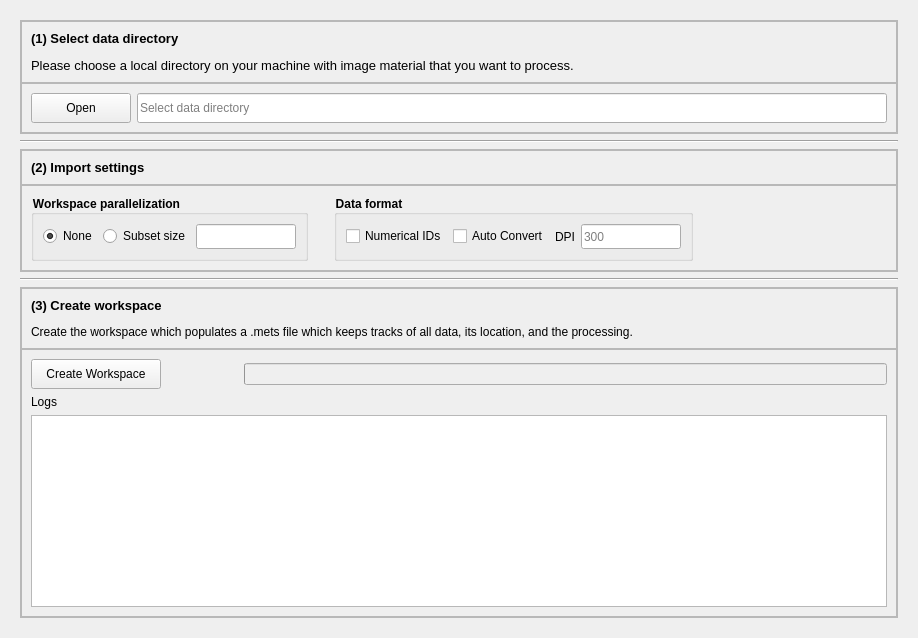
      <widget class="QWidget" name="importTab">
       <attribute name="icon">
        <iconset resource="resources.qrc">
         <normaloff>:/icons/cil-note-add.svg</normaloff>:/icons/cil-note-add.svg</iconset>
       </attribute>
       <attribute name="title">
        <string>Import</string>
       </attribute>
       <layout class="QHBoxLayout" name="horizontalLayout_2">
        <item>
         <widget class="QWidget" name="dataWidgets" native="true">
          <property name="styleSheet">
           <string notr="true"/>
          </property>
          <layout class="QVBoxLayout" name="verticalLayout_5">
           <item>
            <widget class="QFrame" name="row1">
             <property name="sizePolicy">
              <sizepolicy hsizetype="Preferred" vsizetype="Preferred">
               <horstretch>0</horstretch>
               <verstretch>0</verstretch>
              </sizepolicy>
             </property>
             <property name="styleSheet">
              <string notr="true"/>
             </property>
             <property name="frameShape">
              <enum>QFrame::StyledPanel</enum>
             </property>
             <property name="frameShadow">
              <enum>QFrame::Raised</enum>
             </property>
             <layout class="QVBoxLayout" name="verticalLayout_2" stretch="0,0">
              <property name="spacing">
               <number>0</number>
              </property>
              <property name="leftMargin">
               <number>0</number>
              </property>
              <property name="topMargin">
               <number>0</number>
              </property>
              <property name="rightMargin">
               <number>0</number>
              </property>
              <property name="bottomMargin">
               <number>0</number>
              </property>
              <item>
               <widget class="QFrame" name="row1_title">
                <property name="frameShape">
                 <enum>QFrame::StyledPanel</enum>
                </property>
                <property name="frameShadow">
                 <enum>QFrame::Raised</enum>
                </property>
                <layout class="QVBoxLayout" name="verticalLayout_4">
                 <item>
                  <widget class="QLabel" name="labelDataSel">
                   <property name="text">
                    <string>&lt;html&gt;&lt;head/&gt;&lt;body&gt;&lt;p&gt;&lt;span style=&quot; font-size:10pt; font-weight:700;&quot;&gt;(1) Select data directory&lt;/span&gt;&lt;/p&gt;&lt;p&gt;&lt;span style=&quot; font-size:10pt;&quot;&gt;Please choose a local directory on your machine with image material that you want to process.&lt;/span&gt;&lt;/p&gt;&lt;/body&gt;&lt;/html&gt;</string>
                   </property>
                  </widget>
                 </item>
                </layout>
               </widget>
              </item>
              <item>
               <widget class="QFrame" name="row1_content">
                <property name="minimumSize">
                 <size>
                  <width>876</width>
                  <height>50</height>
                 </size>
                </property>
                <property name="frameShape">
                 <enum>QFrame::StyledPanel</enum>
                </property>
                <property name="frameShadow">
                 <enum>QFrame::Raised</enum>
                </property>
                <layout class="QHBoxLayout" name="horizontalLayout">
                 <property name="spacing">
                  <number>6</number>
                 </property>
                 <property name="leftMargin">
                  <number>9</number>
                 </property>
                 <property name="topMargin">
                  <number>9</number>
                 </property>
                 <property name="rightMargin">
                  <number>9</number>
                 </property>
                 <property name="bottomMargin">
                  <number>9</number>
                 </property>
                 <item>
                  <layout class="QGridLayout" name="gridLayout_2">
                   <item row="0" column="1">
                    <widget class="QLineEdit" name="lineEditDataSel">
                     <property name="minimumSize">
                      <size>
                       <width>0</width>
                       <height>30</height>
                      </size>
                     </property>
                     <property name="font">
                      <font>
                       <italic>false</italic>
                      </font>
                     </property>
                     <property name="toolTip">
                      <string>&lt;html&gt;&lt;head/&gt;&lt;body&gt;&lt;p&gt;&lt;span style=&quot; font-size:10pt;&quot;&gt;- The directory is allowed to have nested folders and will be searched recursively. &lt;/span&gt;&lt;/p&gt;&lt;p&gt;&lt;span style=&quot; font-size:10pt;&quot;&gt;- All data within the directory will be assigned to a dedicated workspace. Please structure your image material accordingly.&lt;/span&gt;&lt;/p&gt;&lt;/body&gt;&lt;/html&gt;</string>
                     </property>
                     <property name="autoFillBackground">
                      <bool>false</bool>
                     </property>
                     <property name="dragEnabled">
                      <bool>false</bool>
                     </property>
                     <property name="placeholderText">
                      <string>Select data directory</string>
                     </property>
                     <property name="cursorMoveStyle">
                      <enum>Qt::LogicalMoveStyle</enum>
                     </property>
                     <property name="clearButtonEnabled">
                      <bool>true</bool>
                     </property>
                    </widget>
                   </item>
                   <item row="0" column="0">
                    <widget class="QPushButton" name="pushButtonDataSel">
                     <property name="sizePolicy">
                      <sizepolicy hsizetype="Fixed" vsizetype="Fixed">
                       <horstretch>0</horstretch>
                       <verstretch>0</verstretch>
                      </sizepolicy>
                     </property>
                     <property name="minimumSize">
                      <size>
                       <width>100</width>
                       <height>30</height>
                      </size>
                     </property>
                     <property name="maximumSize">
                      <size>
                       <width>100</width>
                       <height>30</height>
                      </size>
                     </property>
                     <property name="text">
                      <string>Open</string>
                     </property>
                     <property name="icon">
                      <iconset>
                       <normaloff>:/icons/images/icons/cil-folder-open.png</normaloff>:/icons/images/icons/cil-folder-open.png</iconset>
                     </property>
                    </widget>
                   </item>
                  </layout>
                 </item>
                </layout>
               </widget>
              </item>
             </layout>
            </widget>
           </item>
           <item>
            <widget class="Line" name="line">
             <property name="orientation">
              <enum>Qt::Horizontal</enum>
             </property>
            </widget>
           </item>
           <item>
            <widget class="QFrame" name="row2">
             <property name="enabled">
              <bool>true</bool>
             </property>
             <property name="frameShape">
              <enum>QFrame::StyledPanel</enum>
             </property>
             <property name="frameShadow">
              <enum>QFrame::Raised</enum>
             </property>
             <layout class="QVBoxLayout" name="verticalLayout_6">
              <property name="spacing">
               <number>0</number>
              </property>
              <property name="leftMargin">
               <number>0</number>
              </property>
              <property name="topMargin">
               <number>0</number>
              </property>
              <property name="rightMargin">
               <number>0</number>
              </property>
              <property name="bottomMargin">
               <number>0</number>
              </property>
              <item>
               <widget class="QFrame" name="row2_title">
                <property name="enabled">
                 <bool>true</bool>
                </property>
                <property name="frameShape">
                 <enum>QFrame::StyledPanel</enum>
                </property>
                <property name="frameShadow">
                 <enum>QFrame::Raised</enum>
                </property>
                <layout class="QVBoxLayout" name="verticalLayout_7">
                 <item>
                  <widget class="QLabel" name="labelWSPrep">
                   <property name="enabled">
                    <bool>true</bool>
                   </property>
                   <property name="text">
                    <string>&lt;html&gt;&lt;head/&gt;&lt;body&gt;&lt;p&gt;&lt;span style=&quot; font-size:10pt; font-weight:700;&quot;&gt;(2) Import settings&lt;/span&gt;&lt;/p&gt;&lt;/body&gt;&lt;/html&gt;</string>
                   </property>
                  </widget>
                 </item>
                </layout>
               </widget>
              </item>
              <item>
               <widget class="QFrame" name="row2_content">
                <property name="frameShape">
                 <enum>QFrame::StyledPanel</enum>
                </property>
                <property name="frameShadow">
                 <enum>QFrame::Raised</enum>
                </property>
                <layout class="QHBoxLayout" name="horizontalLayout_6">
                 <item>
                  <widget class="QGroupBox" name="groupBoxWSSep">
                   <property name="minimumSize">
                    <size>
                     <width>0</width>
                     <height>0</height>
                    </size>
                   </property>
                   <property name="toolTip">
                    <string>&lt;html&gt;&lt;head/&gt;&lt;body&gt;&lt;p&gt;&lt;span style=&quot; font-weight:400;&quot;&gt;&lt;br/&gt;Some steps in the processing workflow might fail if your local resources do not meet the hardware requirements. &lt;/span&gt;&lt;/p&gt;&lt;p&gt;&lt;span style=&quot; font-weight:400;&quot;&gt;Some problems can be alleviated by workflow parallelization where the data is separate into several chunks each processed individually. &lt;/span&gt;&lt;/p&gt;&lt;/body&gt;&lt;/html&gt;</string>
                   </property>
                   <property name="styleSheet">
                    <string notr="true">QGroupBox
{
    font-size: 12px;
    font-weight: bold;
}</string>
                   </property>
                   <property name="title">
                    <string>Workspace parallelization</string>
                   </property>
                   <layout class="QHBoxLayout" name="horizontalLayout_7">
                    <item alignment="Qt::AlignLeft">
                     <widget class="QRadioButton" name="radioButtonImportNone">
                      <property name="toolTip">
                       <string>&lt;html&gt;&lt;head/&gt;&lt;body&gt;&lt;p&gt;The workspace is initiated at the root level with no parallelization options during the subsequent extraction steps. &lt;/p&gt;&lt;/body&gt;&lt;/html&gt;</string>
                      </property>
                      <property name="text">
                       <string>None</string>
                      </property>
                      <property name="checked">
                       <bool>true</bool>
                      </property>
                     </widget>
                    </item>
                    <item alignment="Qt::AlignRight">
                     <widget class="QRadioButton" name="radioButtonImportBatchSize">
                      <property name="toolTip">
                       <string>&lt;html&gt;&lt;head/&gt;&lt;body&gt;&lt;p&gt;The numer of images that are assigned to each sub-workspace/subset. This does NOT copy the data but uses symlinks (soft references) to the data. &lt;/p&gt;&lt;/body&gt;&lt;/html&gt;</string>
                      </property>
                      <property name="text">
                       <string>Subset size</string>
                      </property>
                     </widget>
                    </item>
                    <item>
                     <widget class="QLineEdit" name="lineEditBatchSize">
                      <property name="sizePolicy">
                       <sizepolicy hsizetype="Fixed" vsizetype="Fixed">
                        <horstretch>0</horstretch>
                        <verstretch>0</verstretch>
                       </sizepolicy>
                      </property>
                      <property name="minimumSize">
                       <size>
                        <width>100</width>
                        <height>25</height>
                       </size>
                      </property>
                      <property name="maximumSize">
                       <size>
                        <width>100</width>
                        <height>25</height>
                       </size>
                      </property>
                     </widget>
                    </item>
                   </layout>
                  </widget>
                 </item>
                 <item>
                  <spacer name="horizontalSpacer_11">
                   <property name="orientation">
                    <enum>Qt::Horizontal</enum>
                   </property>
                   <property name="sizeType">
                    <enum>QSizePolicy::Fixed</enum>
                   </property>
                   <property name="sizeHint" stdset="0">
                    <size>
                     <width>20</width>
                     <height>20</height>
                    </size>
                   </property>
                  </spacer>
                 </item>
                 <item>
                  <widget class="QGroupBox" name="groupBoxWSOpts">
                   <property name="styleSheet">
                    <string notr="true">QGroupBox
{
    font-size: 12px;
    font-weight: bold;
}</string>
                   </property>
                   <property name="title">
                    <string>Data format</string>
                   </property>
                   <property name="flat">
                    <bool>false</bool>
                   </property>
                   <property name="checkable">
                    <bool>false</bool>
                   </property>
                   <layout class="QHBoxLayout" name="horizontalLayout_8">
                    <item alignment="Qt::AlignLeft">
                     <widget class="QCheckBox" name="checkBoxNoNumIDs">
                      <property name="toolTip">
                       <string>&lt;html&gt;&lt;head/&gt;&lt;body&gt;&lt;p&gt;Rename the files in ascending numerical order.&lt;/p&gt;&lt;/body&gt;&lt;/html&gt;</string>
                      </property>
                      <property name="text">
                       <string>Numerical IDs</string>
                      </property>
                     </widget>
                    </item>
                    <item alignment="Qt::AlignHCenter">
                     <widget class="QCheckBox" name="checkBoxConvert">
                      <property name="toolTip">
                       <string>&lt;html&gt;&lt;head/&gt;&lt;body&gt;&lt;p&gt;Automatically convert PDF data.&lt;/p&gt;&lt;/body&gt;&lt;/html&gt;</string>
                      </property>
                      <property name="text">
                       <string>Auto Convert</string>
                      </property>
                     </widget>
                    </item>
                    <item>
                     <widget class="QLabel" name="label_8">
                      <property name="toolTip">
                       <string>&lt;html&gt;&lt;head/&gt;&lt;body&gt;&lt;p&gt;Specify the import DPI&lt;/p&gt;&lt;/body&gt;&lt;/html&gt;</string>
                      </property>
                      <property name="text">
                       <string>DPI</string>
                      </property>
                      <property name="alignment">
                       <set>Qt::AlignRight|Qt::AlignTrailing|Qt::AlignVCenter</set>
                      </property>
                     </widget>
                    </item>
                    <item>
                     <widget class="QLineEdit" name="lineEditDPI">
                      <property name="sizePolicy">
                       <sizepolicy hsizetype="Fixed" vsizetype="Fixed">
                        <horstretch>0</horstretch>
                        <verstretch>0</verstretch>
                       </sizepolicy>
                      </property>
                      <property name="minimumSize">
                       <size>
                        <width>100</width>
                        <height>25</height>
                       </size>
                      </property>
                      <property name="maximumSize">
                       <size>
                        <width>100</width>
                        <height>25</height>
                       </size>
                      </property>
                      <property name="text">
                       <string/>
                      </property>
                      <property name="placeholderText">
                       <string>300</string>
                      </property>
                     </widget>
                    </item>
                   </layout>
                  </widget>
                 </item>
                 <item>
                  <spacer name="horizontalSpacer_2">
                   <property name="orientation">
                    <enum>Qt::Horizontal</enum>
                   </property>
                   <property name="sizeType">
                    <enum>QSizePolicy::Expanding</enum>
                   </property>
                   <property name="sizeHint" stdset="0">
                    <size>
                     <width>40</width>
                     <height>20</height>
                    </size>
                   </property>
                  </spacer>
                 </item>
                </layout>
               </widget>
              </item>
             </layout>
            </widget>
           </item>
           <item>
            <widget class="Line" name="line_3">
             <property name="orientation">
              <enum>Qt::Horizontal</enum>
             </property>
            </widget>
           </item>
           <item>
            <widget class="QFrame" name="row3">
             <property name="enabled">
              <bool>true</bool>
             </property>
             <property name="frameShape">
              <enum>QFrame::StyledPanel</enum>
             </property>
             <property name="frameShadow">
              <enum>QFrame::Raised</enum>
             </property>
             <layout class="QVBoxLayout" name="verticalLayout_8">
              <property name="spacing">
               <number>0</number>
              </property>
              <property name="leftMargin">
               <number>0</number>
              </property>
              <property name="topMargin">
               <number>0</number>
              </property>
              <property name="rightMargin">
               <number>0</number>
              </property>
              <property name="bottomMargin">
               <number>0</number>
              </property>
              <item>
               <widget class="QFrame" name="row3_title">
                <property name="frameShape">
                 <enum>QFrame::StyledPanel</enum>
                </property>
                <property name="frameShadow">
                 <enum>QFrame::Raised</enum>
                </property>
                <layout class="QVBoxLayout" name="verticalLayout_9">
                 <item>
                  <widget class="QLabel" name="label">
                   <property name="text">
                    <string>&lt;html&gt;&lt;head/&gt;&lt;body&gt;&lt;p&gt;&lt;span style=&quot; font-size:10pt; font-weight:700;&quot;&gt;(3) Create workspace&lt;/span&gt;&lt;/p&gt;&lt;p&gt;Create the workspace which populates a .mets file which keeps tracks of all data, its location, and the processing. &lt;/p&gt;&lt;/body&gt;&lt;/html&gt;</string>
                   </property>
                  </widget>
                 </item>
                </layout>
               </widget>
              </item>
              <item>
               <widget class="QFrame" name="row3_content">
                <property name="frameShape">
                 <enum>QFrame::StyledPanel</enum>
                </property>
                <property name="frameShadow">
                 <enum>QFrame::Raised</enum>
                </property>
                <layout class="QHBoxLayout" name="horizontalLayout_9">
                 <item>
                  <layout class="QGridLayout" name="gridLayout">
                   <item row="1" column="3">
                    <widget class="QProgressBar" name="progressBarImport">
                     <property name="enabled">
                      <bool>false</bool>
                     </property>
                     <property name="minimum">
                      <number>0</number>
                     </property>
                     <property name="maximum">
                      <number>100</number>
                     </property>
                     <property name="value">
                      <number>-1</number>
                     </property>
                     <property name="invertedAppearance">
                      <bool>false</bool>
                     </property>
                    </widget>
                   </item>
                   <item row="1" column="2">
                    <spacer name="horizontalSpacer_4">
                     <property name="orientation">
                      <enum>Qt::Horizontal</enum>
                     </property>
                     <property name="sizeType">
                      <enum>QSizePolicy::Fixed</enum>
                     </property>
                     <property name="sizeHint" stdset="0">
                      <size>
                       <width>40</width>
                       <height>20</height>
                      </size>
                     </property>
                    </spacer>
                   </item>
                   <item row="4" column="0" colspan="4">
                    <widget class="QPlainTextEdit" name="plainTextEditCreateWorkspace"/>
                   </item>
                   <item row="2" column="3">
                    <widget class="QLabel" name="labelImportDescription">
                     <property name="text">
                      <string/>
                     </property>
                     <property name="scaledContents">
                      <bool>false</bool>
                     </property>
                    </widget>
                   </item>
                   <item row="1" column="1">
                    <widget class="QLabel" name="labelIconImport">
                     <property name="sizePolicy">
                      <sizepolicy hsizetype="Fixed" vsizetype="Fixed">
                       <horstretch>0</horstretch>
                       <verstretch>0</verstretch>
                      </sizepolicy>
                     </property>
                     <property name="minimumSize">
                      <size>
                       <width>25</width>
                       <height>25</height>
                      </size>
                     </property>
                     <property name="maximumSize">
                      <size>
                       <width>25</width>
                       <height>25</height>
                      </size>
                     </property>
                     <property name="text">
                      <string/>
                     </property>
                     <property name="pixmap">
                      <pixmap resource="resources.qrc">:/icons/cil-x-circle.svg</pixmap>
                     </property>
                     <property name="scaledContents">
                      <bool>true</bool>
                     </property>
                    </widget>
                   </item>
                   <item row="1" column="0">
                    <widget class="QPushButton" name="pushButtonImport">
                     <property name="enabled">
                      <bool>true</bool>
                     </property>
                     <property name="sizePolicy">
                      <sizepolicy hsizetype="Fixed" vsizetype="Fixed">
                       <horstretch>0</horstretch>
                       <verstretch>0</verstretch>
                      </sizepolicy>
                     </property>
                     <property name="minimumSize">
                      <size>
                       <width>130</width>
                       <height>30</height>
                      </size>
                     </property>
                     <property name="text">
                      <string>Create Workspace</string>
                     </property>
                     <property name="icon">
                      <iconset>
                       <normaloff>:/icons/images/icons/cil-data-transfer-down.png</normaloff>:/icons/images/icons/cil-data-transfer-down.png</iconset>
                     </property>
                    </widget>
                   </item>
                   <item row="2" column="0">
                    <widget class="QLabel" name="label_7">
                     <property name="text">
                      <string>Logs</string>
                     </property>
                    </widget>
                   </item>
                  </layout>
                 </item>
                </layout>
               </widget>
              </item>
             </layout>
            </widget>
           </item>
          </layout>
         </widget>
        </item>
       </layout>
      </widget>
